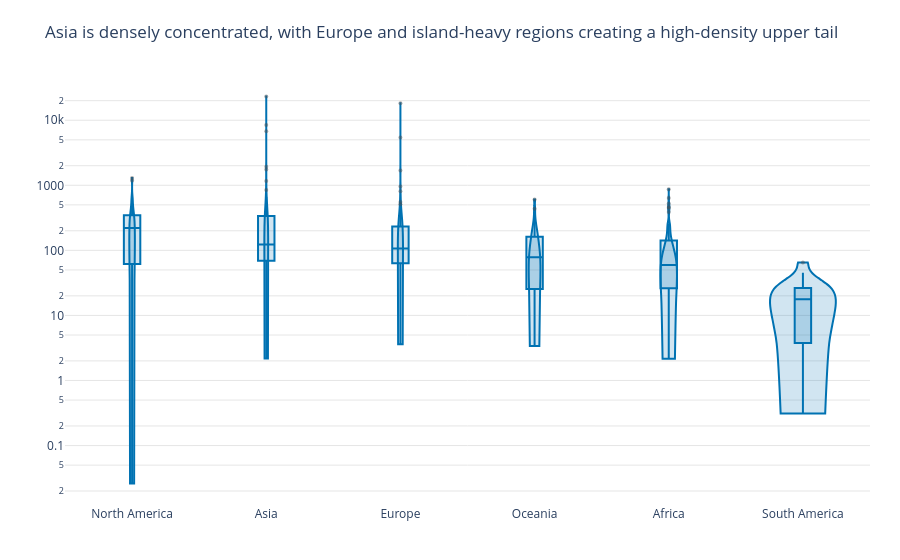

Notebook cell for this chart:
### Markdown cell above
**Chart choice & justification:** *Which chart did you choose, and why? Justify design choices.

I chose a violin plot because the question asks about variation, not only average density. It displays the distribution, median, and spread for each continent, making it possible to identify skewed distributions and unusually dense countries.

### Code cell
# Q4
order = df.groupby('Continent')['Density'].median().sort_values(ascending=False).index.tolist()
fig = px.violin(df, x='Continent', y='Density', category_orders={'Continent': order},
                box=True, points='outliers', template='plotly_white',
                color_discrete_sequence=['#0072B2'])
fig.update_traces(marker=dict(size=4, color='#4D4D4D', opacity=0.45),
                  line=dict(color='#0072B2'), fillcolor='rgba(0,114,178,0.18)',
                  spanmode='hard')
fig.update_layout(title="Asia is densely concentrated, with Europe and island-heavy regions creating a high-density upper tail",
                  xaxis_title=None, yaxis_title=None, showlegend=False,
                  margin=dict(l=65, r=30, t=75, b=55),
                  yaxis=dict(type='log', gridcolor='#E6E6E6', zeroline=False))
fig.show()

### Figure 1 — Plotly figure (JSON) as saved in the notebook; plotly's stock layout.template omitted (floating-point values rounded to 4 significant figures; data arrays with more than 128 entries replaced by an {"elided": "..."} marker saying what was removed)
{"data": [{"alignmentgroup": "True", "box": {"visible": true}, "fillcolor": "rgba(0,114,178,0.18)", "hovertemplate": "Continent=%{x}<br>Density=%{y}<extra></extra>", "legendgroup": "", "line": {"color": "#0072B2"}, "marker": {"color": "#4D4D4D", "opacity": 0.45, "size": 4}, "name": "", "offsetgroup": "", "orientation": "v", "points": "outliers", "scalegroup": "True", "showlegend": false, "spanmode": "hard", "type": "violin", "x": {"elided": "234 str values"}, "x0": " ", "xaxis": "x", "y": {"elided": "234 float values"}, "y0": " ", "yaxis": "y"}], "layout": {"legend": {"tracegroupgap": 0}, "margin": {"b": 55, "l": 65, "r": 30, "t": 75}, "showlegend": false, "title": {"text": "Asia is densely concentrated, with Europe and island-heavy regions creating a high-density upper tail"}, "violinmode": "group", "xaxis": {"anchor": "y", "categoryarray": ["North America", "Asia", "Europe", "Oceania", "Africa", "South America"], "categoryorder": "array", "domain": [0, 1], "title": {}}, "yaxis": {"anchor": "x", "domain": [0, 1], "gridcolor": "#E6E6E6", "title": {}, "type": "log", "zeroline": false}}}
